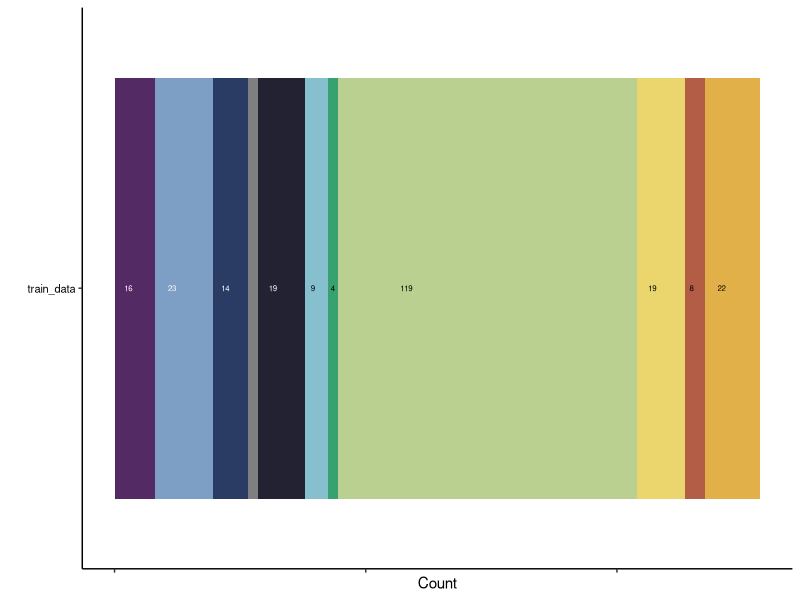

Reproduce this figure in R.
#-----------------------------------------------------------------------------------------------
# Author: Danielle M. Stevens
# Last Updated: 07/06/2020
# Script Purpose: 
# Inputs: 
# Outputs: 
#-----------------------------------------------------------------------------------------------

######################################################################
#  libraries to load
######################################################################

#load packages
library(readr)
library(tidyverse)
library(ggplot2)
library(ggrepel)

# color code for genera of interest
epitope_colors <- c("#b35c46","#e2b048","#ebd56d","#b9d090","#37a170","#86c0ce","#7d9fc6", "#2a3c64", "#542a64", "#232232")
names(epitope_colors) <- c("crip21","csp22","elf18","flg22","flgII-28","In11","nlp", "pep-25", "pg", "scoop")

receptor_colors <- c("#b35c46","#e2b048","#ebd56d","#b9d090","#37a170","#86c0ce","#7d9fc6", "#2a3c64", "#542a64", "#232232")
names(receptor_colors) <- c("CuRe1","CORE","EFR","FLS2","FLS3","INR","RLP23", "PERU", "RLP42", "MIK2")

######################################################################
#  plot of test data 
######################################################################

test_data <- readr::read_csv(file = "./05_datasets/test_stratify.csv")
test_summary <- test_data %>% group_by(Receptor) %>% summarize(n = n())
test_summary$train_data <- "train_data"

# Combine INR and INR-like counts and remove INR-like
test_summary$n[test_summary$Receptor == "INR"] <- test_summary$n[test_summary$Receptor == "INR"] + 
test_summary$n[test_summary$Receptor == "INR-like"]
test_summary <- test_summary[test_summary$Receptor != "INR-like",]

# plot a stacked bar chart of the number of sequences in each Receptor
test_summary_plot <-ggplot(test_summary, aes(x = train_data, y = n, fill = Receptor)) +
  geom_bar(stat = "identity") +
  geom_text(aes(label = n, color = Receptor),
            size = 2, 
            position = position_stack(vjust = 0.2),
            hjust = -0.2) +
  theme_classic() +
  theme(axis.text.x = element_blank(),
        axis.text.y = element_text(size = 8, color = "black"),
        legend.position = "none") +
  scale_fill_manual(values = receptor_colors) +
  scale_color_manual(values = c(
    "CuRe1" = "black",    # Light color - black text
    "CORE" = "black",     # Light color - black text  
    "EFR" = "black",      # Light color - black text
    "FLS2" = "black",     # Light color - black text
    "FLS3" = "black",     # Light color - black text
    "INR" = "black",      # Light color - black text
    "RLP23" = "white",    # Dark color - white text
    "PERU" = "white",     # Dark color - white text
    "RLP42" = "white",    # Dark color - white text
    "MIK2" = "white"      # Dark color - white text
  )) +
  coord_flip() +
  xlab("") +
  ylab("Count")


ggsave(filename = "./04_Preprocessing_results/test_summary_plot.pdf", plot = test_summary_plot, device = "pdf", dpi = 300, width = 3.2, height = 0.8)